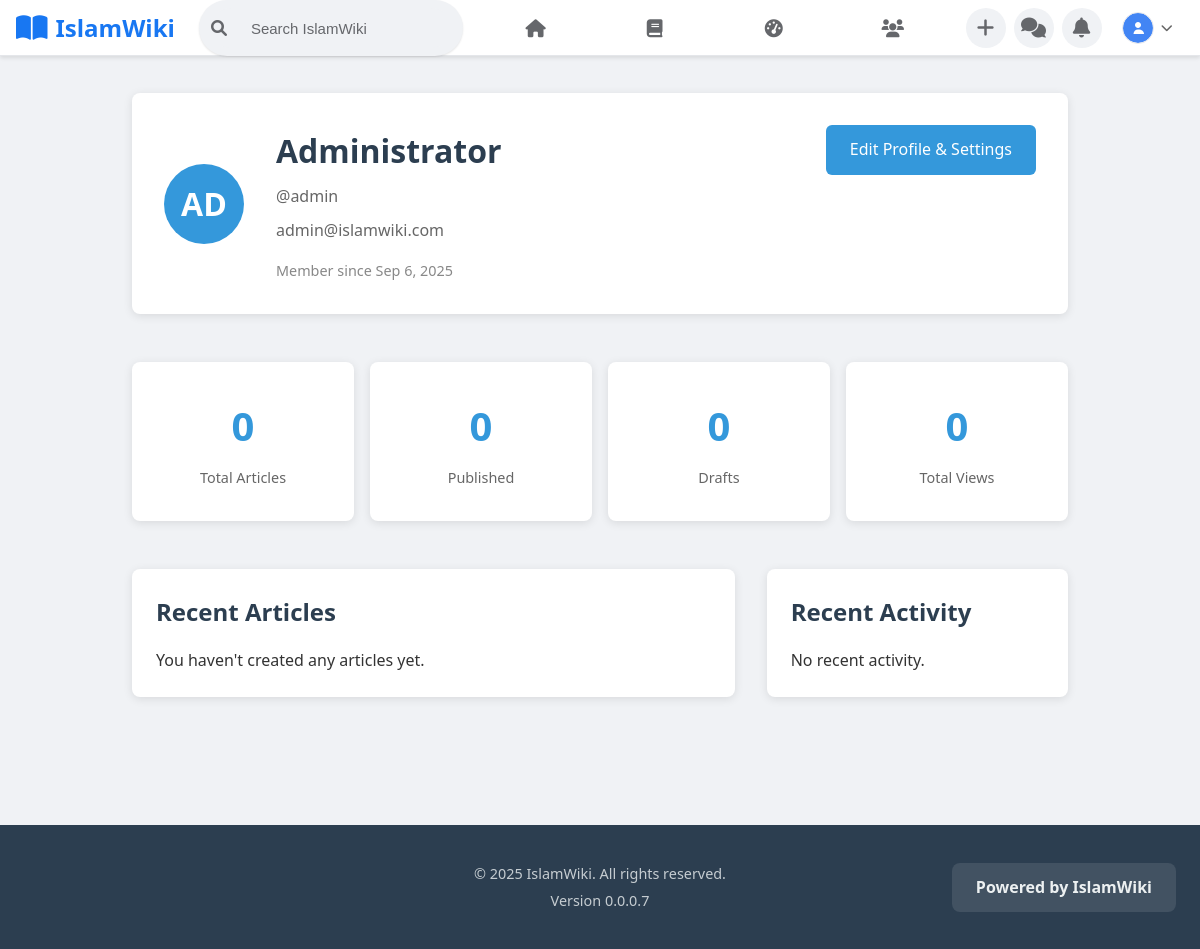
Screenshot of /pages/user/profile.php (signed in) with the database file from the repository.
### tables this page shows
CREATE TABLE `users` (
    `id` bigint(20) unsigned NOT NULL AUTO_INCREMENT,
    `username` varchar(50) NOT NULL UNIQUE,
    `email` varchar(255) NOT NULL UNIQUE,
    `password_hash` varchar(255) NOT NULL,
    `first_name` varchar(100) NOT NULL,
    `last_name` varchar(100) NOT NULL,
    `display_name` varchar(100) NOT NULL,
    `bio` text,
    `avatar` varchar(255),
    `email_verified_at` timestamp NULL,
    `email_verification_token` varchar(100),
    `is_active` tinyint(1) NOT NULL DEFAULT 1,
    `is_banned` tinyint(1) NOT NULL DEFAULT 0,
    `last_login_at` timestamp NULL,
    `last_seen_at` timestamp NULL,
    `created_at` timestamp NOT NULL DEFAULT CURRENT_TIMESTAMP,
    `updated_at` timestamp NOT NULL DEFAULT CURRENT_TIMESTAMP ON UPDATE CURRENT_TIMESTAMP,
    PRIMARY KEY (`id`),
    KEY `idx_username` (`username`),
    KEY `idx_email` (`email`),
    KEY `idx_is_active` (`is_active`),
    KEY `idx_created_at` (`created_at`)
);

### public/includes/functions.php (called while the page is built, shortened)
<?php
function get_user($user_id) {
    global $pdo;
    $stmt = $pdo->prepare("SELECT * FROM users WHERE id = ?");
    $stmt->execute([$user_id]);
    return $stmt->fetch();
}
function format_date($date, $format = 'M j, Y') {
    return date($format, strtotime($date));
}

### public/pages/user/profile.php (the view, shortened to what this page needs)
<?php
require_once '../../config/config.php';
require_once '../../includes/functions.php';
$stmt = $pdo->prepare("
    SELECT
        COUNT(*) as total_articles,
        COUNT(CASE WHEN status = 'published' THEN 1 END) as published_articles,
        COUNT(CASE WHEN status = 'draft' THEN 1 END) as draft_articles,
        SUM(view_count) as total_views
    FROM wiki_articles
    WHERE author_id = ?
");
$stmt->execute([$_SESSION['user_id']]);
$user_stats = $stmt->fetch();
$stmt = $pdo->prepare("
    SELECT * FROM wiki_articles
    WHERE author_id = ?
    ORDER BY updated_at DESC
    LIMIT 5
");
$stmt->execute([$_SESSION['user_id']]);
$recent_articles = $stmt->fetchAll();
$stmt = $pdo->prepare("
    SELECT * FROM activity_logs
    WHERE user_id = ?
    ORDER BY created_at DESC
    LIMIT 10
");
$stmt->execute([$_SESSION['user_id']]);
$recent_activity = $stmt->fetchAll();
include "../../includes/header.php";;
?>
<div class="profile-container">
    <div class="profile-header">
        <div class="profile-info">
            <div class="profile-avatar">
                <div class="avatar-circle">
                    <?php echo strtoupper(substr($current_user['display_name'] ?: $current_user['username'], 0, 2)); ?>
                </div>
            </div>
            <div class="profile-details">
                <h1><?php echo htmlspecialchars($current_user['display_name'] ?: $current_user['first_name'] . ' ' . $current_user['last_name']); ?></h1>
                <p class="username">@<?php echo htmlspecialchars($current_user['username']); ?></p>
                <p class="email"><?php echo htmlspecialchars($current_user['email']); ?></p>
                <p class="member-since">Member since <?php echo format_date($current_user['created_at']); ?></p>
            </div>
        </div>
        <div class="profile-actions">
            <a href="settings.php" class="btn btn-primary">Edit Profile & Settings</a>
        </div>
    </div>
    <div class="stats-grid">
        <div class="stat-card">
            <div class="stat-number"><?php echo number_format($user_stats['total_articles']); ?></div>
            <div class="stat-label">Total Articles</div>
        </div>
        <div class="stat-card">
            <div class="stat-number"><?php echo number_format($user_stats['published_articles']); ?></div>
            <div class="stat-label">Published</div>
        </div>
        <div class="stat-card">
            <div class="stat-number"><?php echo number_format($user_stats['draft_articles']); ?></div>
            <div class="stat-label">Drafts</div>
        </div>
        <div class="stat-card">
            <div class="stat-number"><?php echo number_format($user_stats['total_views'] ?: 0); ?></div>
            <div class="stat-label">Total Views</div>
        </div>
    </div>
    <div class="profile-content">
        <div class="profile-section">
            <div class="card">
                <h2>Recent Articles</h2>
                <?php if (!empty($recent_articles)): ?>
                    <div class="articles-list">
                        <?php foreach ($recent_articles as $article): ?>
                        <div class="article-item">
                            <div class="article-info">
                                <h4>
                                    <?php if ($article['status'] === 'published'): ?>
                                        <a href="wiki/<?php echo ucfirst($article['slug']); ?>">
                                            <?php echo htmlspecialchars($article['title']); ?>
                                        </a>
                                    <?php else: ?>
                                        <?php echo htmlspecialchars($article['title']); ?>
                                    <?php endif; ?>
                                </h4>
                                <div class="article-meta">
                                    <span class="status status-<?php echo $article['status']; ?>">
                                        <?php echo ucfirst($article['status']); ?>
                                    </span>
                                    <span class="date"><?php echo format_date($article['updated_at']); ?></span>
                                    <span class="views"><?php echo number_format($article['view_count']); ?> views</span>
                                </div>
                            </div>
                            <div class="article-actions">
                                <a href="edit_article.php?id=<?php echo $article['id']; ?>" class="btn btn-sm">Edit</a>
                            </div>
                        </div>
                        <?php endforeach; ?>
                    </div>
                    <div class="section-footer">
                        <a href="/dashboard" class="btn btn-secondary">View All Articles</a>
                    </div>
                <?php else: ?>
                    <p>You haven't created any articles yet.</p>
                <?php endif; ?>
            </div>
        </div>
        <div class="profile-section">
            <div class="card">
                <h2>Recent Activity</h2>
                <?php if (!empty($recent_activity)): ?>
                    <div class="activity-list">
                        <?php foreach ($recent_activity as $activity): ?>
                        <div class="activity-item">
                            <div class="activity-icon">📝</div>
                            <div class="activity-details">
                                <div class="activity-description">
                                    <?php echo htmlspecialchars($activity['description'] ?: ucfirst(str_replace('_', ' ', $activity['action']))); ?>
                                </div>
                                <div class="activity-time">
                                    <?php echo format_date($activity['created_at'], 'M j, Y \a\t g:i A'); ?>
                                </div>
                            </div>
                        </div>
                        <?php endforeach; ?>
                    </div>
                <?php else: ?>
                    <p>No recent activity.</p>
                <?php endif; ?>
            </div>
        </div>
    </div>
</div>
<?php include "../../includes/footer.php";; ?>

### public/pages/user/profile.php (style rules this page uses)
.profile-container { max-width: 1000px; margin: 0 auto; padding: 2rem; }
.profile-header { display: flex; justify-content: space-between; align-items: flex-start; margin-bottom: 3rem; padding: 2rem; background: white; border-radius: 8px; box-shadow: 0 2px 10px rgba(0,0,0,0.1); }
.profile-info { display: flex; gap: 2rem; align-items: center; }
.profile-avatar { flex-shrink: 0; }
.avatar-circle { width: 80px; height: 80px; border-radius: 50%; background: #3498db; color: white; display: flex; align-items: center; justify-content: center; font-size: 2rem; font-weight: bold; }
.profile-details h1 { margin: 0 0 0.5rem 0; color: #2c3e50; }
.profile-details .username { color: #666; margin: 0 0 0.5rem 0; font-weight: 500; }
.profile-details .email { color: #666; margin: 0 0 1rem 0; }
.profile-details .member-since { color: #888; font-size: 0.9rem; margin: 0; }
.profile-actions { display: flex; flex-direction: column; gap: 0.5rem; }
.stats-grid { display: grid; grid-template-columns: repeat(auto-fit, minmax(200px, 1fr)); gap: 1rem; margin-bottom: 3rem; }
.stat-card { background: white; padding: 2rem; border-radius: 8px; box-shadow: 0 2px 10px rgba(0,0,0,0.1); text-align: center; }
.stat-number { font-size: 2.5rem; font-weight: bold; color: #3498db; margin-bottom: 0.5rem; }
.stat-label { color: #666; font-size: 0.9rem; }
.profile-content { display: grid; grid-template-columns: 2fr 1fr; gap: 2rem; }
.profile-section { margin-bottom: 2rem; }

### rows the page displays
users: display_name "AD", display_name "Administrator", username "admin", email "admin@islamwiki.com", created_at "Sep 6, 2025"

### other values shown
$user_stats['total_articles'] "0"
$user_stats['published_articles'] "0"
$user_stats['draft_articles'] "0"
$user_stats['total_views'] ?: 0 "0"
SITE_NAME "IslamWiki"
SITE_VERSION "0.0.0.7"
